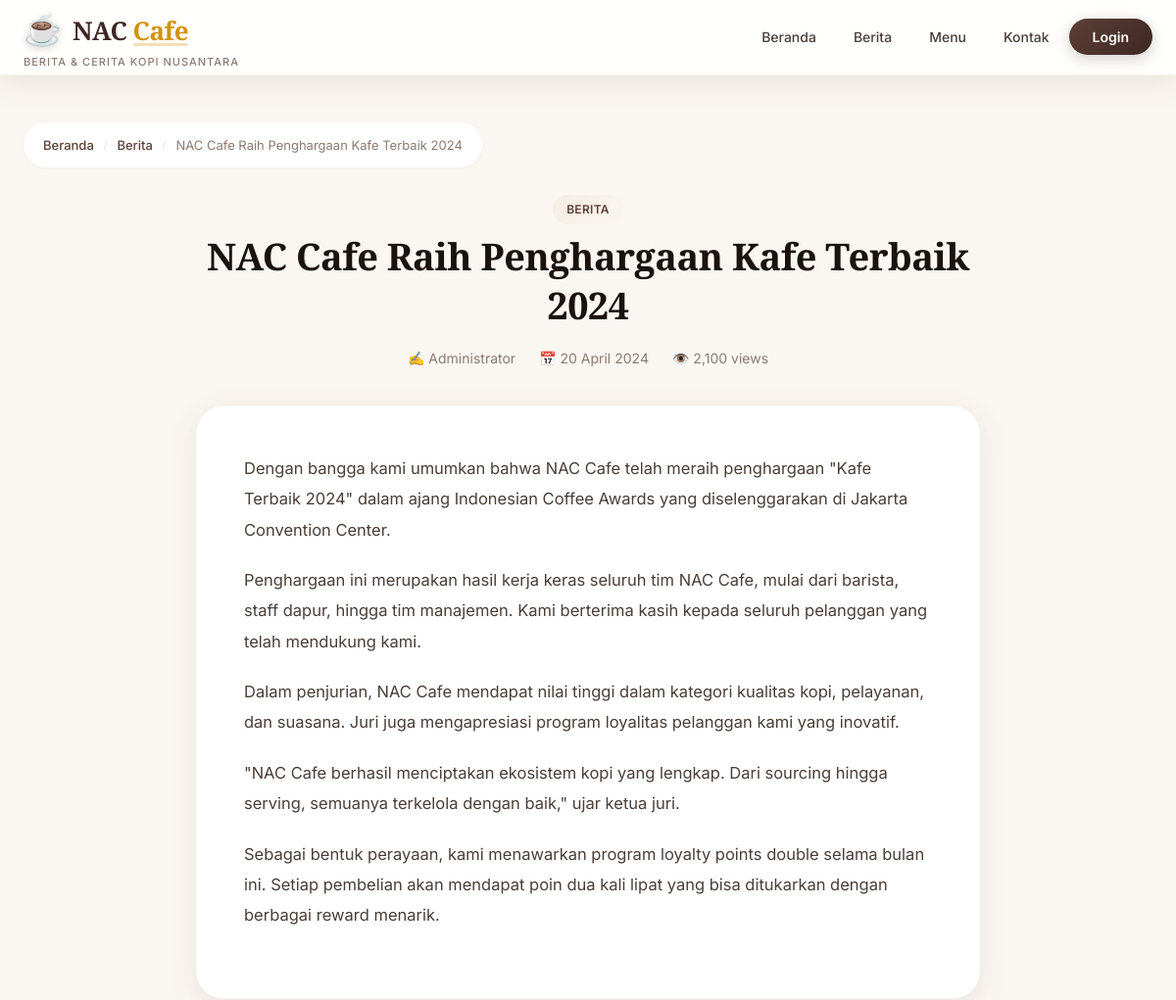
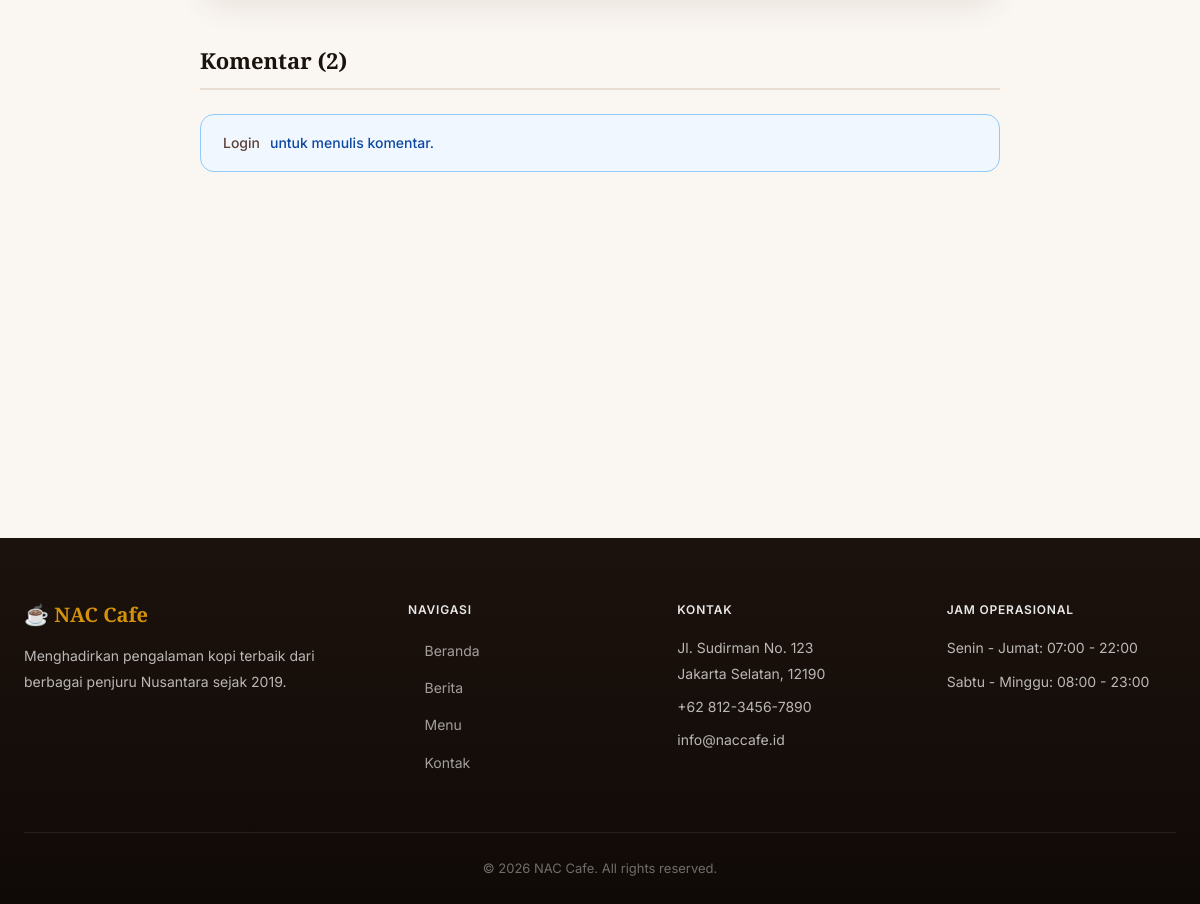
The app's page /article.php?id=4 with its own data (2 pictures, top to bottom).
### tables this page shows
CREATE TABLE IF NOT EXISTS `articles` (
    `id` INT AUTO_INCREMENT PRIMARY KEY,
    `title` VARCHAR(255) NOT NULL,
    `slug` VARCHAR(255) NOT NULL,
    `content` TEXT NOT NULL,
    `excerpt` TEXT,
    `author_id` INT,
    `category` VARCHAR(50),
    `image` VARCHAR(255),
    `views` INT DEFAULT 0,
    `published` TINYINT(1) DEFAULT 1,
    `published_at` TIMESTAMP DEFAULT CURRENT_TIMESTAMP,
    `created_at` TIMESTAMP DEFAULT CURRENT_TIMESTAMP,
    FOREIGN KEY (`author_id`) REFERENCES `users`(`id`) ON DELETE SET NULL
);

CREATE TABLE IF NOT EXISTS `users` (
    `id` INT AUTO_INCREMENT PRIMARY KEY,
    `username` VARCHAR(50) NOT NULL UNIQUE,
    `password` VARCHAR(255) NOT NULL,
    `email` VARCHAR(100),
    `full_name` VARCHAR(100),
    `role` VARCHAR(20) DEFAULT 'guest',
    `avatar` VARCHAR(255) DEFAULT 'default.png',
    `bio` TEXT,
    `staff_notes` TEXT,
    `loyalty_points` INT DEFAULT 100,
    `created_at` TIMESTAMP DEFAULT CURRENT_TIMESTAMP,
    `updated_at` TIMESTAMP DEFAULT CURRENT_TIMESTAMP ON UPDATE CURRENT_TIMESTAMP
);

### src/includes/functions.php (called while the page is built, shortened)
<?php
function is_logged_in() {
    return isset($_SESSION['user_id']);
}
function safe_output($str) {
    return htmlspecialchars($str, ENT_QUOTES, 'UTF-8');
}
function format_date($date) {
    $months = [
        1 => 'Januari', 2 => 'Februari', 3 => 'Maret', 4 => 'April',
        5 => 'Mei', 6 => 'Juni', 7 => 'Juli', 8 => 'Agustus',
        9 => 'September', 10 => 'Oktober', 11 => 'November', 12 => 'Desember'
    ];
    $ts = strtotime($date);
    $day = date('d', $ts);
    $month = $months[(int)date('m', $ts)];
    $year = date('Y', $ts);
    return "$day $month $year";
}

### src/article.php (the view, shortened to what this page needs)
<?php
require_once __DIR__ . '/includes/functions.php';
$article_id = (int)($_GET['id'] ?? 0);
$stmt = $pdo->prepare("SELECT a.*, u.full_name as author_name FROM articles a LEFT JOIN users u ON a.author_id = u.id WHERE a.id = ? AND a.published = 1");
$stmt->execute([$article_id]);
$article = $stmt->fetch();
$pdo->prepare("UPDATE articles SET views = views + 1 WHERE id = ?")->execute([$article_id]);
$stmt = $pdo->prepare("SELECT * FROM comments WHERE article_id = ? ORDER BY created_at DESC");
$stmt->execute([$article_id]);
$comments = $stmt->fetchAll();
require_once __DIR__ . '/includes/header.php';
?>
<div class="container">
    <div class="breadcrumb">
        <a href="/">Beranda</a>
        <span class="separator">/</span>
        <a href="/news.php">Berita</a>
        <span class="separator">/</span>
        <span><?= safe_output($article['title']) ?></span>
    </div>
    <div class="article-detail">
        <div class="article-header">
            <span class="card-category"><?= safe_output($article['category']) ?></span>
            <h1><?= safe_output($article['title']) ?></h1>
            <div class="article-meta">
                <span>✍️ <?= safe_output($article['author_name']) ?></span>
                <span>📅 <?= format_date($article['published_at']) ?></span>
                <span>👁️ <?= number_format($article['views']) ?> views</span>
            </div>
        </div>
        <div class="article-content">
            <?= $article['content'] ?>
        </div>
    </div>
    <div class="comments-section">
        <h3>Komentar (<?= count($comments) ?>)</h3>
        <?php if (is_logged_in()): ?>
        <div class="comment-form">
            <h4>Tulis Komentar</h4>
            <form method="POST" id="commentForm">
                <div class="form-group">
                    <textarea name="content" placeholder="Tulis komentar Anda..." rows="4" required></textarea>
                </div>
                <button type="submit" class="btn-primary">Kirim Komentar</button>
            </form>
        </div>
        <?php else: ?>
        <div class="alert alert-info">
            <a href="/login.php">Login</a> untuk menulis komentar.
        </div>
        <?php endif; ?>
    </div>
</div>
<?php require_once __DIR__ . '/includes/footer.php'; ?>

### src/assets/css/style.css (style rules this page uses)
:root { --primary: #5D4037; --primary-dark: #3E2723; --primary-light: #8D6E63; --primary-rgb: 93, 64, 55; --accent: #D4920B; --accent-light: #F5B731; --accent-dark: #B07A09; --accent-rgb: 212, 146, 11; --bg-cream: #FAF6F1; --bg-warm: #F5EDE4; --bg-white: #FFFFFF; --bg-dark: #1C120D; --bg-dark-card: #2A1F18; --text-dark: #1A120D; --text-body: #4A3F38; --text-light: #8C7B70; --text-white: #FFFFFF; --border: #E8DDD3; --border-light: #F0E8DE; --shadow-xs: 0 1px 3px rgba(var(--primary-rgb), 0.04); --shadow: 0 2px 12px rgba(var(--primary-rgb), 0.06); --shadow-md: 0 8px 30px rgba(var(--primary-rgb), 0.1); --shadow-lg: 0 16px 50px rgba(var(--primary-rgb), 0.14); --shadow-xl: 0 24px 60px rgba(var(--primary-rgb), 0.18); --shadow-accent: 0 6px 24px rgba(var(--accent-rgb), 0.25); --radius: 10px; --radius-md: 14px; --radius-lg: 20px; --radius-xl: 28px; --transition: 0.3s cubic-bezier(0.4, 0, 0.2, 1); --transition-slow: 0.5s cubic-bezier(0.4, 0, 0.2, 1); --max-width: 1200px; --header-height: 76px; --font-sans: 'Inter', -apple-system, BlinkMacSystemFont, 'Segoe UI', sans-serif; --font-serif: 'Playfair Display', Georgia, 'Times New Roman', serif; }
*, *::before, *::after { margin: 0; padding: 0; box-sizing: border-box; }
html { scroll-behavior: smooth; font-size: 16px; -webkit-font-smoothing: antialiased; -moz-osx-font-smoothing: grayscale; }
body { font-family: var(--font-sans); background: var(--bg-cream); color: var(--text-body); line-height: 1.7; min-height: 100vh; display: flex; flex-direction: column; overflow-x: hidden; }
a { color: var(--primary); text-decoration: none; transition: color var(--transition); }
h1, h2, h3, h4, h5 { font-family: var(--font-serif); color: var(--text-dark); line-height: 1.25; font-weight: 700; }
.container { width: 100%; max-width: var(--max-width); margin: 0 auto; padding: 0 24px; }
.card-category { display: inline-block; background: linear-gradient(135deg, var(--bg-warm), var(--bg-cream)); color: var(--primary); padding: 5px 14px; border-radius: 50px; font-size: 12px; font-weight: 600; letter-spacing: 0.3px; text-transform: uppercase; margin-bottom: 8px; }
.article-detail { max-width: 800px; margin: 0 auto; }
.article-header { text-align: center; margin-bottom: 36px; animation: fadeInUp 0.6s ease both; }
.article-header h1 { font-size: 38px; margin-bottom: 18px; letter-spacing: -0.5px; line-height: 1.3; }
.article-meta { display: flex; justify-content: center; gap: 24px; color: var(--text-light); font-size: 14px; flex-wrap: wrap; }
.article-meta span { display: flex; align-items: center; gap: 4px; }
.article-content { background: var(--bg-white); padding: 48px; border-radius: var(--radius-xl); box-shadow: var(--shadow-md); line-height: 1.9; font-size: 16.5px; border: 1px solid rgba(var(--primary-rgb), 0.04); animation: fadeInUp 0.6s ease 0.15s both; }
.article-content p { margin-bottom: 20px; }
.comments-section { max-width: 800px; margin: 48px auto 0; animation: fadeInUp 0.6s ease 0.3s both; }
.comments-section h3 { font-size: 22px; margin-bottom: 24px; padding-bottom: 14px; border-bottom: 2px solid var(--border); display: flex; align-items: center; gap: 8px; }
.alert { padding: 16px 22px; border-radius: var(--radius-md); margin-bottom: 20px; font-size: 14px; font-weight: 500; display: flex; align-items: center; gap: 10px; border: 1px solid; }
.alert-info { background: #F0F7FF; color: #0D47A1; border-color: #90CAF9; }
.breadcrumb { display: flex; gap: 10px; align-items: center; font-size: 13px; color: var(--text-light); margin-bottom: 28px; padding: 12px 20px; background: var(--bg-white); border-radius: 50px; box-shadow: var(--shadow-xs); width: fit-content; }
.breadcrumb a { color: var(--primary); font-weight: 500; transition: color var(--transition); }
.breadcrumb .separator { color: var(--border); font-size: 10px; }

### records on screen
articles: title "NAC Cafe Raih Penghargaan Kafe Terbaik 2024", category "BERITA", author.full_name "Administrator", published_at "20 April 2024", views "2,100", content "Dengan bangga kami umumkan bahwa NAC Cafe telah meraih penghargaan \"Kafe Terbaik 2024\" dalam ajang Indonesian Coffee Awards yang diselenggarakan di Jakarta Convention Center. Penghargaan ini merupakan hasil kerja keras seluruh tim NAC Cafe, mulai dari barista, staff dapur, hingga tim manajemen. Kami berterima kasih kepada seluruh pelanggan yang telah mendukung kami. Dalam penjurian, NAC Cafe mendapat nilai tinggi dalam kategori kualitas kopi, pelayanan, dan suasana. Juri juga mengapresiasi program loyalitas pelanggan kami yang inovatif. \"NAC Cafe berhasil menciptakan ekosistem kopi yang lengkap. Dari sourcing hingga serving, semuanya terkelola dengan baik,\" ujar ketua juri. Sebagai bentuk…"

### other values on screen
count($comments) "2"
